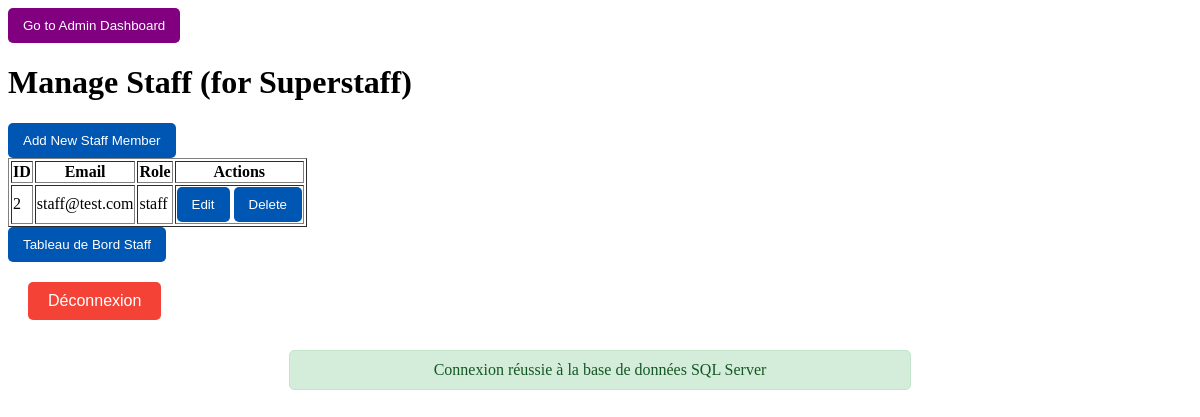
Screenshot of /superStaffDashboard.php (signed in) with the database file from the repository.
### tables this page shows
CREATE TABLE users (
    id INT AUTO_INCREMENT PRIMARY KEY,
    email VARCHAR(255) UNIQUE NOT NULL,
    password VARCHAR(255) NOT NULL,
    role ENUM('admin', 'superstaff', 'staff', 'teacher') NOT NULL
);

### db.php (called while the page is built, shortened)
<?php
try {
    $successMsg = "Connexion réussie à la base de données SQL Server";
} catch (PDOException $e) {
    $errorMsg = "Erreur de connexion à la base de données";
}
?>

### superStaffDashboard.php (the view, shortened to what this page needs)
<?php
include 'db.php';
$action = $_GET['action'] ?? 'list';
$stmt = $con->prepare("SELECT * FROM users WHERE role = 'staff'");
$stmt->execute();
$staffMembers = $stmt->fetchAll(PDO::FETCH_ASSOC);
$role = $_SESSION['role'] ?? 'none';
if($role == 'admin') {
    echo '<button onclick="window.location.href=\'adminDashboard.php\';" class="redirect">Go to Admin Dashboard</button>';
}
?>
<!DOCTYPE html>
<html lang="fr">
<head>
    <link rel="stylesheet" href="style.css">
</head>
<body>
    <h1>Manage Staff (for Superstaff)</h1>
    <?php if ($action == 'list'): ?>
        <button onclick="window.location.href='?action=create';">Add New Staff Member</button>
        <table border="1">
            <thead>
                <tr>
                    <th>ID</th>
                    <th>Email</th>
                    <th>Role</th>
                    <th>Actions</th>
                </tr>
            </thead>
            <tbody>
                <?php foreach ($staffMembers as $member): ?>
                <tr>
                    <td><?= htmlspecialchars($member['id']) ?></td>
                    <td><?= htmlspecialchars($member['email']) ?></td>
                    <td><?= htmlspecialchars($member['role']) ?></td>
                    <td>
                        <button onclick="window.location.href='?action=edit&id=<?= htmlspecialchars($member['id']) ?>';">Edit</button>
                        <button onclick="if(confirm('Are you sure you want to delete this staff member?')) { window.location.href='?action=delete&id=<?= htmlspecialchars($member['id']) ?>'; } return false;">Delete</button>
                    </td>
                </tr>
                <?php endforeach; ?>
            </tbody>
        </table>
    <?php endif; ?>
    <div>
        <button onclick="window.location.href='staffDashboard.php';">Tableau de Bord Staff</button>
    </div>
    <div>
        <button onclick="window.location.href='login.php?action=logout';" class="logout_button">Déconnexion</button>
    </div>
    <?php if (!empty($successMsg)): ?>
        <div class="success-message">
            <?php echo htmlspecialchars($successMsg); ?>
        </div>
    <?php endif; ?>
</body>
</html>

### style.css (style rules this page uses)
.success-message { color: #155724; background-color: #d4edda; border: 1px solid #c3e6cb; padding: 10px; margin: 10px 0; border-radius: 5px; text-align: center; max-width: 600px; margin-left: auto; margin-right: auto; }
button { padding: 10px 15px; background-color: #0056b3; color: white; border: none; border-radius: 5px; cursor: pointer; }
.logout_button { display: inline-block; padding: 10px 20px; margin: 20px; background-color: #f44336; color: white; border-radius: 5px; text-decoration: none; font-size: 1em; }
.redirect { background-color: purple !important; }

### rows the page displays
users: id "2", email "staff@test.com", role "staff"

### other values shown
$successMsg "Connexion réussie à la base de données SQL Server"
